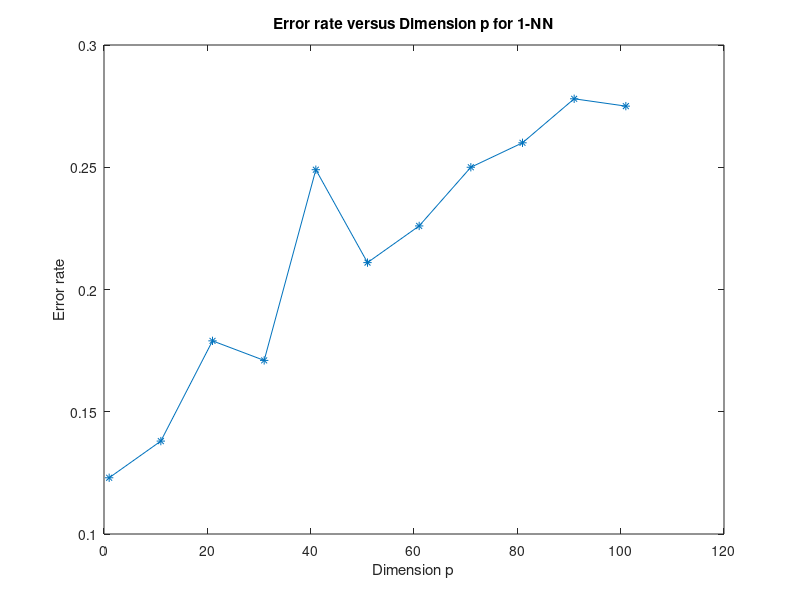
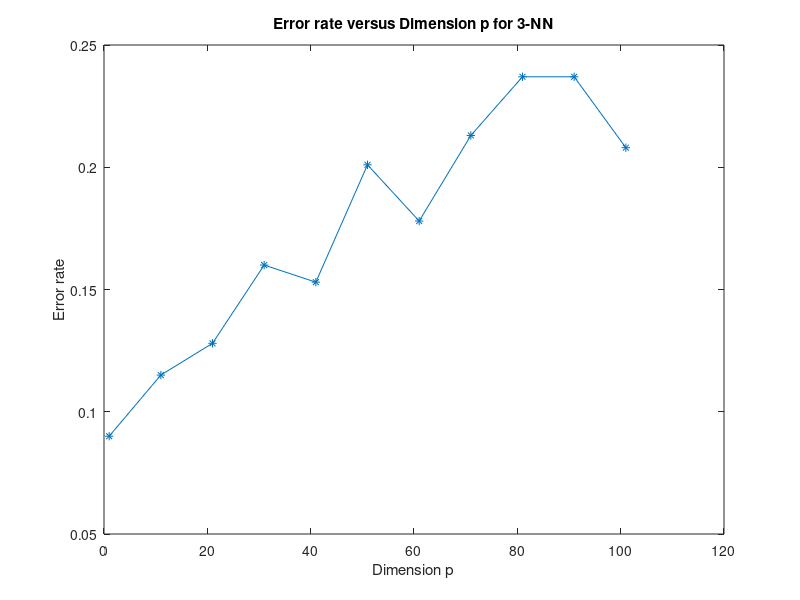
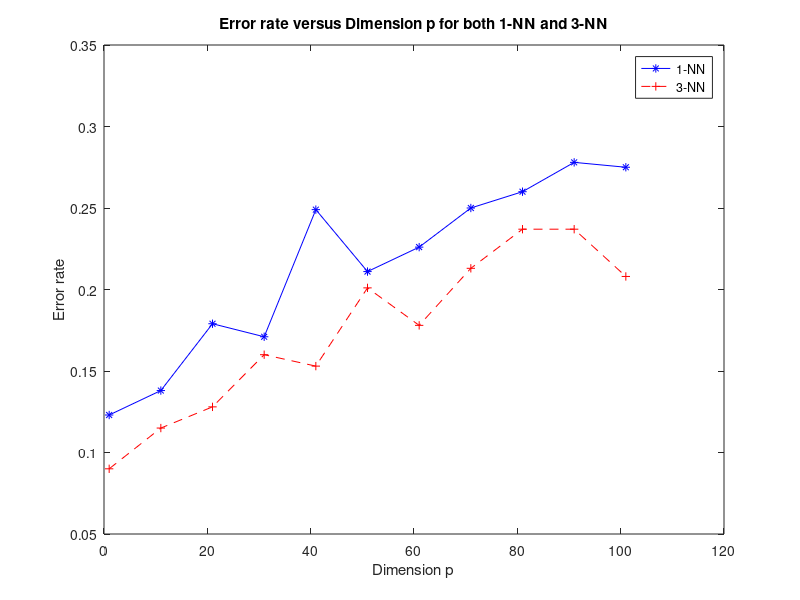

Source code (MATLAB) for these figures, in order:
dimension_p = linspace(1, 101, 11);

% 1-NN Classifier
result_1NN = linspace(1, 11, 11);
for i = 1:11
    gauss1_mu = zeros(1, dimension_p(i));
    gauss2_mu = zeros(1, dimension_p(i));
    gauss2_mu(1) = 3;
    gauss_sigma = eye(dimension_p(i));
    dividing_point = binornd(200, 0.5);
    gauss1_points = mvnrnd(gauss1_mu, gauss_sigma, dividing_point);
    gauss2_points = mvnrnd(gauss2_mu, gauss_sigma, 200 - dividing_point);
    train_points = [gauss1_points; gauss2_points];
    test_dividing_point = binornd(1000, 0.5);
    test_gauss1_points = mvnrnd(gauss1_mu, gauss_sigma, test_dividing_point);
    test_gauss2_points = mvnrnd(gauss2_mu, gauss_sigma, 1000 - test_dividing_point);
    test_points = [test_gauss1_points; test_gauss2_points];
    [test_min_num, test_result] = min(repmat(sum(train_points.^2, 2), 1, 1000) - 2.*train_points*(test_points)' + (repmat(sum(test_points.^2, 2), 1, 200))');
    test_result = test_result>dividing_point; % 0 denotes the first gaussian, 1 denotes the second
    test_label = [zeros(1, test_dividing_point), ~zeros(1, 1000 - test_dividing_point)]; % 0 denotes the first gaussian, 1 denotes the second
    result_1NN(i) = sum(mod(test_result + test_label, 2))/1000.0;
end

figure(1);
plot(dimension_p,result_1NN,'-*');
title('Error rate versus Dimension p for 1-NN');
xlabel('Dimension p');
ylabel('Error rate');

%3-NN Classifier
result_3NN = linspace(1, 11, 11);
for i = 1:11
    gauss1_mu = zeros(1, dimension_p(i));
    gauss2_mu = zeros(1, dimension_p(i));
    gauss2_mu(1) = 3;
    gauss_sigma = eye(dimension_p(i));
    dividing_point = binornd(200, 0.5);
    gauss1_points = mvnrnd(gauss1_mu, gauss_sigma, dividing_point);
    gauss2_points = mvnrnd(gauss2_mu, gauss_sigma, 200 - dividing_point);
    train_points = [gauss1_points; gauss2_points];
    test_dividing_point = binornd(1000, 0.5);
    test_gauss1_points = mvnrnd(gauss1_mu, gauss_sigma, test_dividing_point);
    test_gauss2_points = mvnrnd(gauss2_mu, gauss_sigma, 1000 - test_dividing_point);
    test_points = [test_gauss1_points; test_gauss2_points];
    [test_min_num, test_sort] = sort(repmat(sum(train_points.^2, 2), 1, 1000) - 2.*train_points*(test_points)' + (repmat(sum(test_points.^2, 2), 1, 200))');
    test_sort = test_sort>dividing_point; % 0 denotes the first gaussian, 1 denotes the second
    test_result = sum(test_sort(1:3,:))>1;
    test_label = [zeros(1, test_dividing_point), ~zeros(1, 1000 - test_dividing_point)]; % 0 denotes the first gaussian, 1 denotes the second
    result_3NN(i) = sum(mod(test_result + test_label, 2))/1000.0;
end

figure(2);
plot(dimension_p,result_3NN,'-*');
title('Error rate versus Dimension p for 3-NN');
xlabel('Dimension p');
ylabel('Error rate');

% Comparison between 1-NN and 3-NN
figure(3);
plot(dimension_p,result_1NN,'b-*', dimension_p, result_3NN, 'r--+');
legend('1-NN','3-NN');
title('Error rate versus Dimension p for both 1-NN and 3-NN');
xlabel('Dimension p');
ylabel('Error rate');
